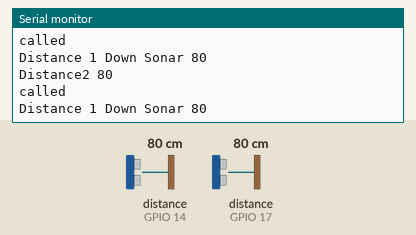
Recording of a sketch running on a simulated ESP32. Shown: the last lines printed to the serial monitor. Wiring (inferred from the names in the program): 2 × ultrasonic range finder: trigger GPIO 12, echo GPIO 14 / trigger GPIO 16, echo GPIO 17. The test bench sets the inputs (shaded band); at power-on: distance to the obstacle (sensors on GPIO 14, GPIO 17) 80 cm. The echo pulse lasts 58.3 µs per cm; WiFi joins after 1.5 s; servers stay silent unless stated.

Above: at 2.7 s.
2.8 s: distance to the obstacle (sensor on GPIO 14) set to 2 cm
At 4.1 s:
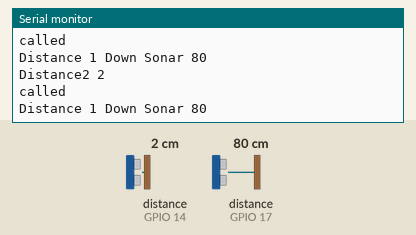
4.3 s: distance to the obstacle (sensor on GPIO 17) set to 2 cm
At 5.3 s:
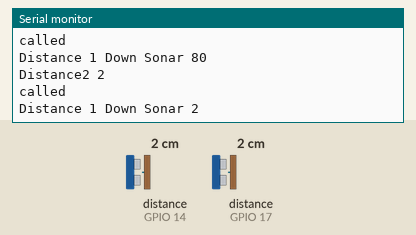
5.8 s: distance to the obstacle (sensor on GPIO 14) set to 4 cm
At 7.1 s:
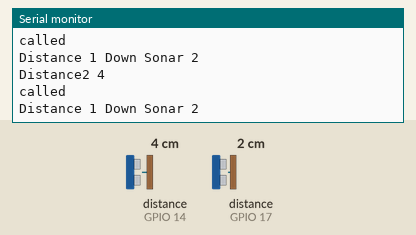
7.3 s: distance to the obstacle (sensor on GPIO 17) set to 4 cm
At 8.2 s:
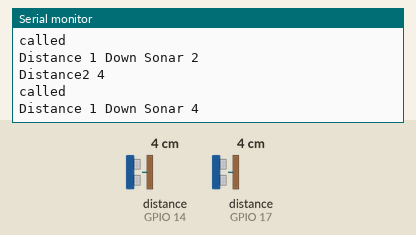
Timing chart, 0 to 9.8 s (numbered marks = the images above; inputs shaded):
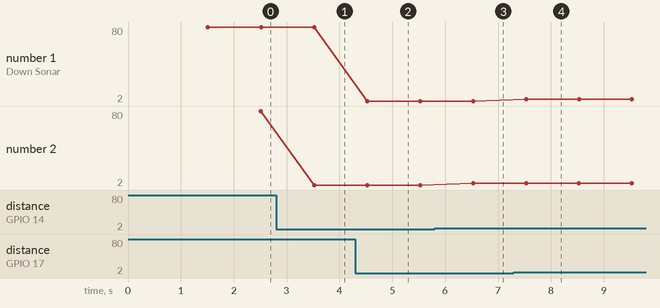

Measured:
- after the input at 2.8 s, the serial monitor: prints a new line after 0.72 s (image 1)
- after the input at 4.3 s, the serial monitor: prints a new line after 0.23 s (image 2)
- after the input at 5.8 s, the serial monitor: prints a new line after 0.73 s (image 3)
- after the input at 7.3 s, the serial monitor: prints a new line after 0.23 s (image 4)
- plotted number 2: 2 → 4 after the input at 5.8 s

The sketch:

duo.ino
```cpp
#include<WiFi.h>
#include<HTTPClient.h>
const char* ssid = "aniket";
const char* password =  "12345678";
int trig1=16;
int echo1=17;
int trig2=12;
int echo2=14;
long distance1=0;
long distance2=0;
long pulseTime=0;
int count1=0;
int count2=0;
int flag=0;
void setup(){
  Serial.begin(115200);
  WiFi.begin(ssid,password);
  while(WiFi.status() != WL_CONNECTED) {
    delay(500);
    Serial.println("Connecting to WiFi..");
  }
  Serial.println("Connected to the WiFi network");
  pinMode(trig1,OUTPUT);
  pinMode(trig2,OUTPUT);
  pinMode(echo1,INPUT);
  pinMode(echo2,INPUT);

}

void loop() {
  sonarOne(trig1,echo1);
  delay(1000);
  sonarTwo(trig2,echo2);
}

void sonarOne(int trig1,int echo1){
  Serial.println("called");
  digitalWrite(trig1,LOW);
  delayMicroseconds(2);
  digitalWrite(trig1,HIGH);
  delayMicroseconds(10);
  digitalWrite(trig1,LOW);
  pulseTime = pulseIn(echo1,HIGH);
  distance1 = pulseTime/29/2;
  if(distance1>0){
    count1++;
  Serial.println("Distance 1 Down Sonar "+(String)distance1);
  }
}

void sonarTwo(int trig2,int echo2){
  digitalWrite(trig2,LOW);
  delayMicroseconds(2);
  digitalWrite(trig2,HIGH);
  delayMicroseconds(10);
  digitalWrite(trig2,LOW);
  pulseTime = pulseIn(echo2,HIGH);
  distance2 = pulseTime/29/2;
  if(distance2>0){
      count2++;
      Serial.println("Distance2 "+(String)distance2);
  }
}
```
